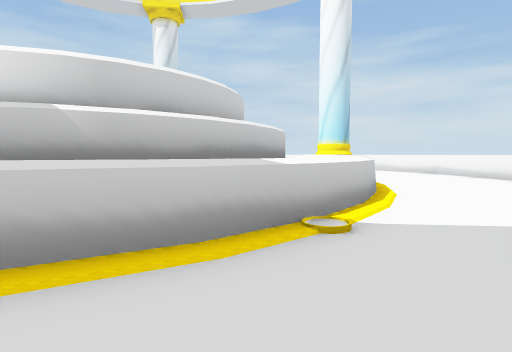
view 1 (above)

17 first-person views from a walk through a 3-D level made in the Unity game engine. The camera is 1.4 m above the floor, tilts 4° down and sees 80° across. The floor is counted in squares, 2 m on a side. Each view is taken from the middle of a square. On the plan, view 1 faces up. The plan holds only what a view shows up to about 10 squares ahead; the rest is blank.

view 2
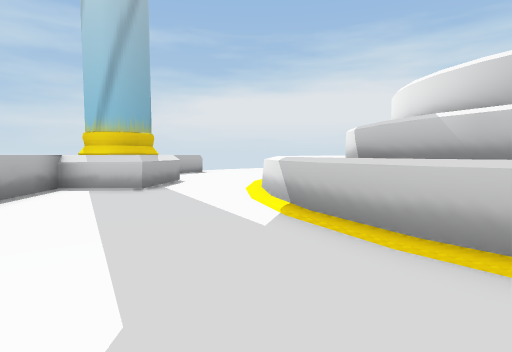

view 3
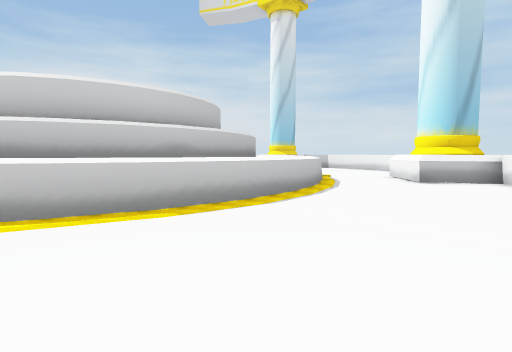

view 4
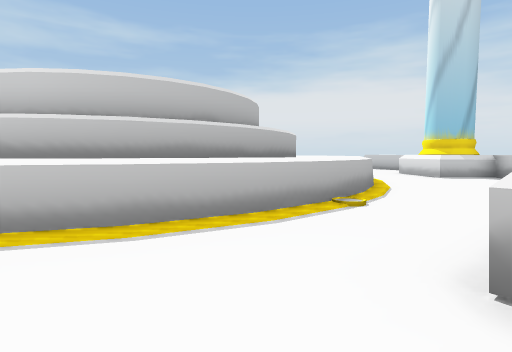

view 5
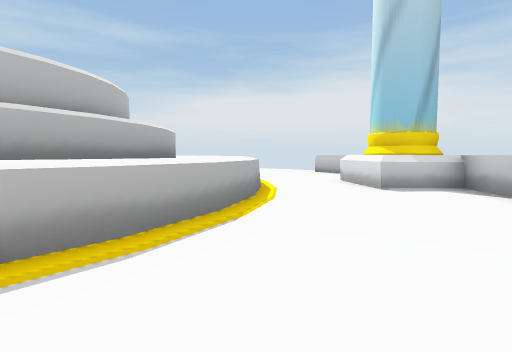

view 6
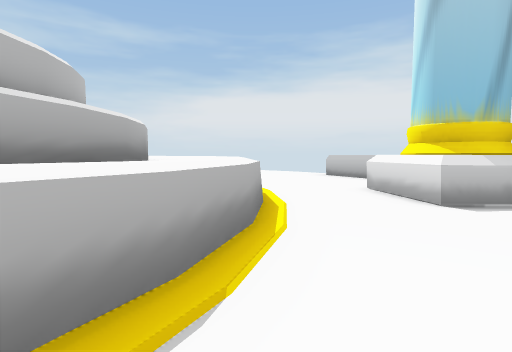

view 7
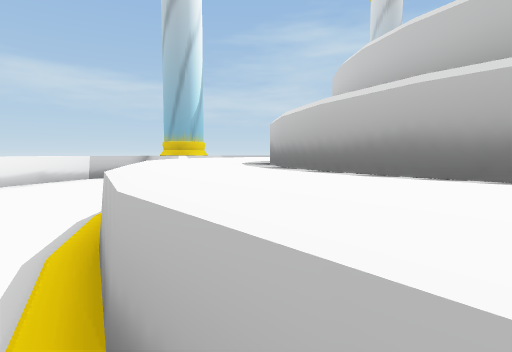

view 8
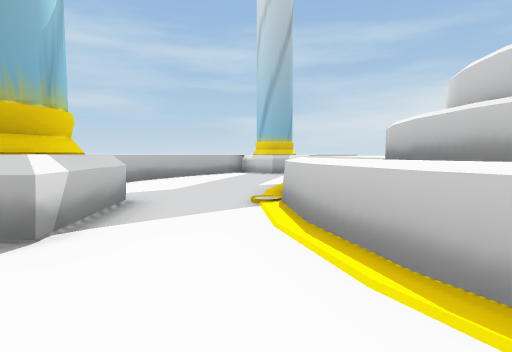

view 9
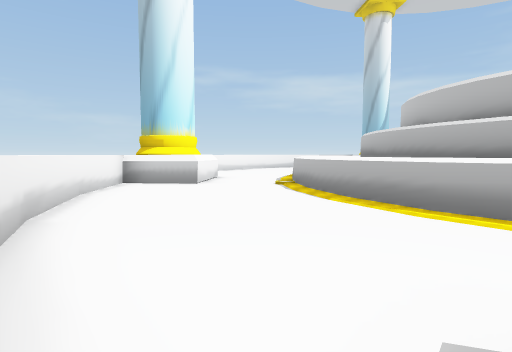

view 10
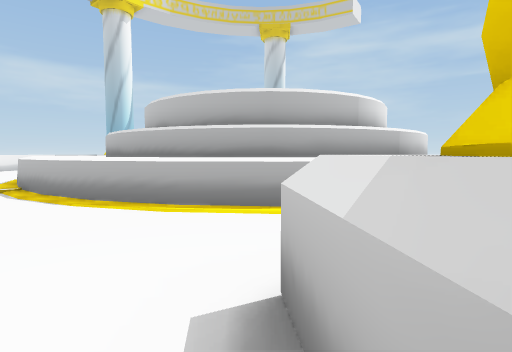

view 11
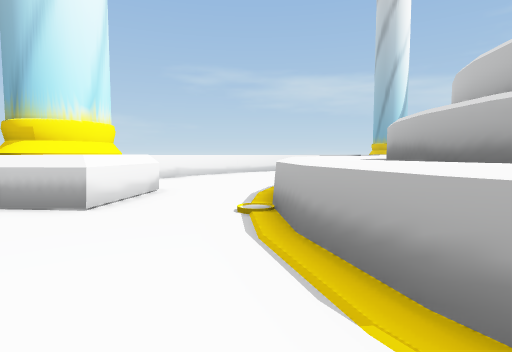

view 12
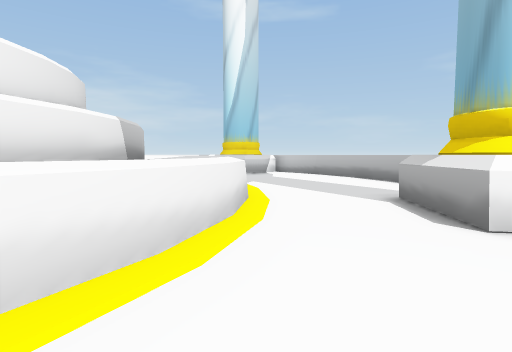

view 13
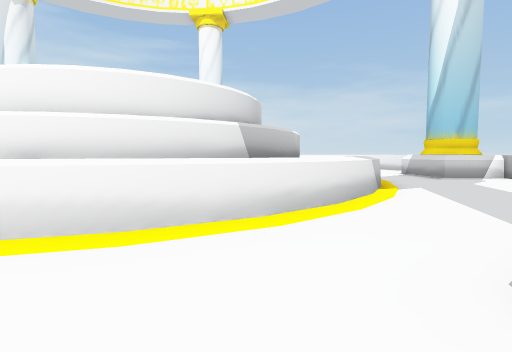

view 14
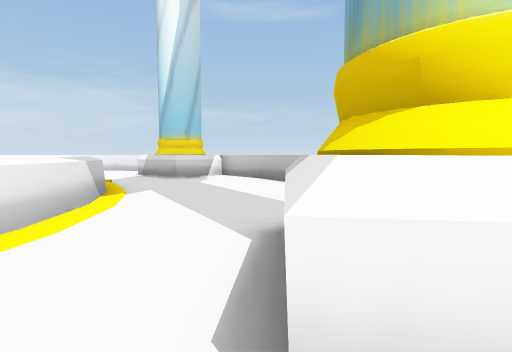

view 15
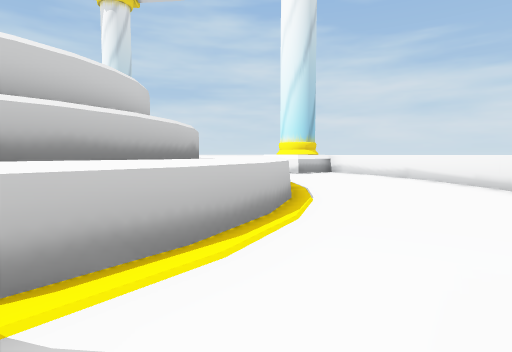

view 16
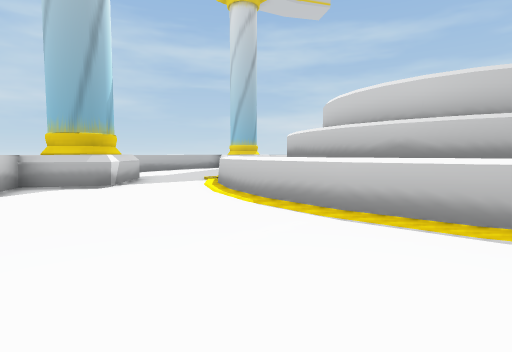

view 17
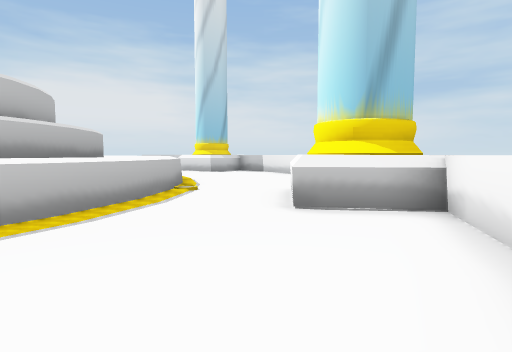

### Floor plan
Key: @ floor where view 1 was taken; # wall or solid block; . floor; = window, fence, low wall or low ledge; ^ raised ledge.
Columns run from 10 left of view 1 to 7 right of it. Each row starts with its distance up from view 1.
 20       ^^
 19  ^   #..^^^
 18 ^...##^....^^
 17 .............^
 16 ..............^
 15  ..  ^^^=....#^^
 14    ^^^ ^^^...##.^
 13  ^^^^###^ ^.....^
 12  ^^#    ##^^=....^
 11   #      #^^^....^
 10           #^^....^
  9           #^^=...^
  8           #^^=...^
  7           #^^=...
  6           #^^....^
  5          #^^^....^
  4   ^##   #^^^....^
  3   ^^^##^^^^...#.^
  2   =^^^^^^^=..#^^
  1  ...===.=....#^
  0   ........@...^
 -1   ..^.......^^
 -2     ##^....^
 -3      ^^^^^^

Where each view was taken, in squares from view 1:
view 1: 0 up, 0 right, facing up
view 2: 1 up, 2 right, facing left
view 3: 5 up, 6 right, facing up-left
view 4: 12 up, 5 right, facing left
view 5: 15 up, 2 right, facing left
view 6: 15 up, 0 right, facing left
view 7: 13 up, 1 right, facing down
view 8: 6 up, 4 right, facing down-left
view 9: 19 up, 4 left, facing down-right
view 10: 19 up, 4 left, facing down
view 11: 16 up, 2 left, facing down-right
view 12: 1 up, 9 left, facing right
view 13: 1 down, 8 left, facing up-right
view 14: 1 down, 7 left, facing right
view 15: 2 up, 2 right, facing up
view 16: 10 up, 6 right, facing down-left
view 17: 10 up, 6 right, facing up-left
